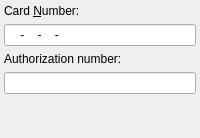
                <widget class="QWidget" name="page_4">
                 <layout class="QVBoxLayout">
                  <property name="margin">
                   <number>4</number>
                  </property>
                  <item>
                   <widget class="QLabel" name="labelCardNumber">
                    <property name="sizePolicy">
                     <sizepolicy hsizetype="MinimumExpanding" vsizetype="Minimum">
                      <horstretch>0</horstretch>
                      <verstretch>0</verstretch>
                     </sizepolicy>
                    </property>
                    <property name="text">
                     <string>Card &amp;Number:</string>
                    </property>
                    <property name="buddy">
                     <cstring>editCardNumber</cstring>
                    </property>
                   </widget>
                  </item>
                  <item>
                   <widget class="QLineEdit" name="editCardNumber">
                    <property name="sizePolicy">
                     <sizepolicy hsizetype="MinimumExpanding" vsizetype="Fixed">
                      <horstretch>0</horstretch>
                      <verstretch>0</verstretch>
                     </sizepolicy>
                    </property>
                    <property name="minimumSize">
                     <size>
                      <width>60</width>
                      <height>0</height>
                     </size>
                    </property>
                    <property name="maximumSize">
                     <size>
                      <width>199</width>
                      <height>16777215</height>
                     </size>
                    </property>
                    <property name="inputMask">
                     <string>0000-0000-0000-0000; </string>
                    </property>
                    <property name="text">
                     <string>---</string>
                    </property>
                    <property name="cursorPosition">
                     <number>0</number>
                    </property>
                   </widget>
                  </item>
                  <item>
                   <widget class="QLabel" name="labelAuthNumber">
                    <property name="text">
                     <string>Authorization number:</string>
                    </property>
                   </widget>
                  </item>
                  <item>
                   <widget class="QLineEdit" name="editCardAuthNumber"/>
                  </item>
                  <item>
                   <spacer name="verticalSpacer">
                    <property name="orientation">
                     <enum>Qt::Vertical</enum>
                    </property>
                    <property name="sizeHint" stdset="0">
                     <size>
                      <width>20</width>
                      <height>40</height>
                     </size>
                    </property>
                   </spacer>
                  </item>
                 </layout>
                </widget>
